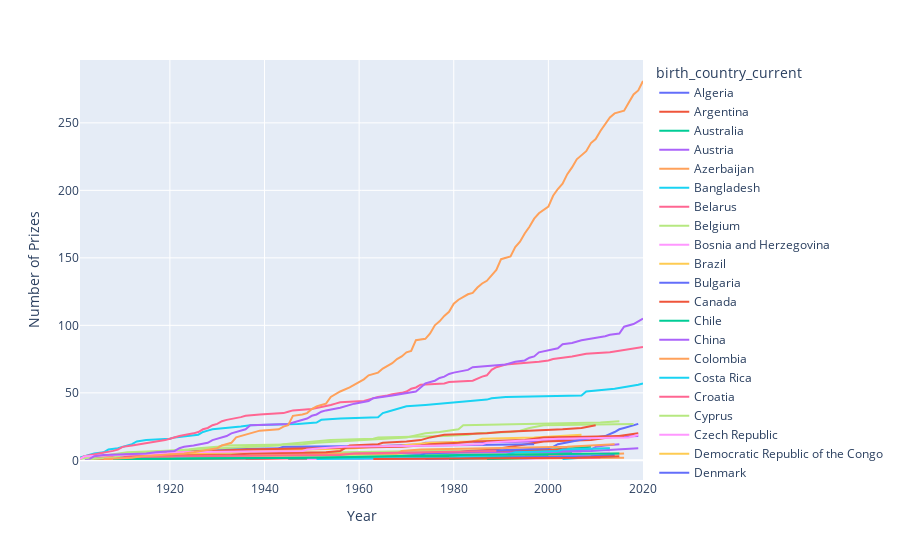

Source (notebook cell):
### Code cell
l_chart = px.line(cumulative_prizes,
                    x ='year',
                    y = 'prize',
                    color = 'birth_country_current',
                    hover_name='birth_country_current')

l_chart.update_layout(xaxis_title='Year',
                    yaxis_title='Number of Prizes')

l_chart.show()
